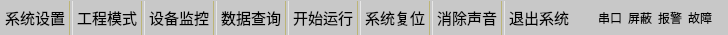
   <widget class="QWidget" name="widget_2" native="true">
    <property name="geometry">
     <rect>
      <x>0</x>
      <y>25</y>
      <width>728</width>
      <height>35</height>
     </rect>
    </property>
    <property name="styleSheet">
     <string notr="true">background-color: rgb(200, 200, 200);</string>
    </property>
    <widget class="QPushButton" name="mainuiButton">
     <property name="enabled">
      <bool>true</bool>
     </property>
     <property name="geometry">
      <rect>
       <x>144</x>
       <y>0</y>
       <width>70</width>
       <height>35</height>
      </rect>
     </property>
     <property name="sizePolicy">
      <sizepolicy hsizetype="Minimum" vsizetype="Fixed">
       <horstretch>0</horstretch>
       <verstretch>0</verstretch>
      </sizepolicy>
     </property>
     <property name="font">
      <font>
       <family>Agency FB</family>
       <pointsize>11</pointsize>
       <kerning>true</kerning>
      </font>
     </property>
     <property name="focusPolicy">
      <enum>Qt::NoFocus</enum>
     </property>
     <property name="styleSheet">
      <string notr="true">QPushButton {
border: 1px solid rgb(200, 200, 200);
border-right-color: rgb(189, 181, 119);
border-left-color: rgb(230, 230, 230);
padding: 0px;
}
QPushButton:hover{background-color:rgb(220, 220, 220);}
QPushButton:pressed {
background: qradialgradient(cx: 0.4, cy: -0.1,
fx: 0.4, fy: -0.1,
radius: 1.35, stop: 0 #fff, stop: 1 #ddd);
}
</string>
     </property>
     <property name="text">
      <string>设备监控</string>
     </property>
     <property name="icon">
      <iconset>
       <normaloff>ico/monitoring.png</normaloff>ico/monitoring.png</iconset>
     </property>
     <property name="iconSize">
      <size>
       <width>32</width>
       <height>32</height>
      </size>
     </property>
     <property name="flat">
      <bool>false</bool>
     </property>
    </widget>
    <widget class="QPushButton" name="alarmquButton">
     <property name="geometry">
      <rect>
       <x>216</x>
       <y>0</y>
       <width>70</width>
       <height>35</height>
      </rect>
     </property>
     <property name="sizePolicy">
      <sizepolicy hsizetype="Minimum" vsizetype="Fixed">
       <horstretch>0</horstretch>
       <verstretch>0</verstretch>
      </sizepolicy>
     </property>
     <property name="font">
      <font>
       <family>Agency FB</family>
       <pointsize>11</pointsize>
       <kerning>true</kerning>
      </font>
     </property>
     <property name="focusPolicy">
      <enum>Qt::NoFocus</enum>
     </property>
     <property name="styleSheet">
      <string notr="true">QPushButton {
border: 1px solid rgb(200, 200, 200);
border-right-color: rgb(189, 181, 119);
border-left-color: rgb(230, 230, 230);
padding: 0px;
}
QPushButton:hover{background-color:rgb(220, 220, 220);}
QPushButton:pressed {
background: qradialgradient(cx: 0.4, cy: -0.1,
fx: 0.4, fy: -0.1,
radius: 1.35, stop: 0 #fff, stop: 1 #ddd);
}</string>
     </property>
     <property name="text">
      <string>数据查询</string>
     </property>
     <property name="icon">
      <iconset>
       <normaloff>ico/query.png</normaloff>ico/query.png</iconset>
     </property>
     <property name="iconSize">
      <size>
       <width>32</width>
       <height>32</height>
      </size>
     </property>
    </widget>
    <widget class="QPushButton" name="exitButton">
     <property name="geometry">
      <rect>
       <x>504</x>
       <y>0</y>
       <width>70</width>
       <height>35</height>
      </rect>
     </property>
     <property name="font">
      <font>
       <family>Agency FB</family>
       <pointsize>11</pointsize>
      </font>
     </property>
     <property name="focusPolicy">
      <enum>Qt::NoFocus</enum>
     </property>
     <property name="styleSheet">
      <string notr="true">QPushButton {
border: 1px solid rgb(200, 200, 200);
border-left-color: rgb(230, 230, 230);
padding: 0px;
}
QPushButton:hover{background-color:rgb(220, 220, 220);}
QPushButton:pressed {
background: qradialgradient(cx: 0.4, cy: -0.1,
fx: 0.4, fy: -0.1,
radius: 1.35, stop: 0 #fff, stop: 1 #ddd);
}</string>
     </property>
     <property name="text">
      <string>退出系统</string>
     </property>
     <property name="icon">
      <iconset>
       <normaloff>ico/exit.png</normaloff>ico/exit.png</iconset>
     </property>
     <property name="iconSize">
      <size>
       <width>32</width>
       <height>32</height>
      </size>
     </property>
     <property name="autoRepeat">
      <bool>false</bool>
     </property>
    </widget>
    <widget class="QPushButton" name="deinfoButton">
     <property name="geometry">
      <rect>
       <x>72</x>
       <y>0</y>
       <width>70</width>
       <height>35</height>
      </rect>
     </property>
     <property name="sizePolicy">
      <sizepolicy hsizetype="Minimum" vsizetype="Fixed">
       <horstretch>0</horstretch>
       <verstretch>0</verstretch>
      </sizepolicy>
     </property>
     <property name="font">
      <font>
       <family>Agency FB</family>
       <pointsize>11</pointsize>
      </font>
     </property>
     <property name="focusPolicy">
      <enum>Qt::NoFocus</enum>
     </property>
     <property name="styleSheet">
      <string notr="true">QPushButton {
border: 1px solid rgb(200, 200, 200);
border-right-color: rgb(189, 181, 119);
border-left-color: rgb(230, 230, 230);
padding: 0px;
}
QPushButton:hover{background-color:rgb(220, 220, 220);}
QPushButton:pressed {
background: qradialgradient(cx: 0.4, cy: -0.1,
fx: 0.4, fy: -0.1,
radius: 1.35, stop: 0 #fff, stop: 1 #ddd);
}</string>
     </property>
     <property name="text">
      <string>工程模式</string>
     </property>
     <property name="icon">
      <iconset>
       <normaloff>ico/edit.png</normaloff>ico/edit.png</iconset>
     </property>
     <property name="iconSize">
      <size>
       <width>32</width>
       <height>32</height>
      </size>
     </property>
    </widget>
    <widget class="QPushButton" name="controlButton">
     <property name="geometry">
      <rect>
       <x>0</x>
       <y>0</y>
       <width>70</width>
       <height>35</height>
      </rect>
     </property>
     <property name="sizePolicy">
      <sizepolicy hsizetype="Minimum" vsizetype="Fixed">
       <horstretch>0</horstretch>
       <verstretch>0</verstretch>
      </sizepolicy>
     </property>
     <property name="font">
      <font>
       <family>Agency FB</family>
       <pointsize>11</pointsize>
      </font>
     </property>
     <property name="focusPolicy">
      <enum>Qt::NoFocus</enum>
     </property>
     <property name="styleSheet">
      <string notr="true">QPushButton {
border: 1px solid rgb(200, 200, 200);
border-right-color: rgb(189, 181, 119);
padding: 0px;
}
QPushButton:hover{background-color:rgb(220, 220, 220);}
QPushButton:pressed {
background: qradialgradient(cx: 0.4, cy: -0.1,
fx: 0.4, fy: -0.1,
radius: 1.35, stop: 0 #fff, stop: 1 #ddd);
}</string>
     </property>
     <property name="text">
      <string>系统设置</string>
     </property>
     <property name="icon">
      <iconset>
       <normaloff>ico/settings.png</normaloff>ico/settings.png</iconset>
     </property>
     <property name="iconSize">
      <size>
       <width>32</width>
       <height>32</height>
      </size>
     </property>
    </widget>
    <widget class="QToolButton" name="port_led_Button">
     <property name="geometry">
      <rect>
       <x>595</x>
       <y>0</y>
       <width>30</width>
       <height>35</height>
      </rect>
     </property>
     <property name="styleSheet">
      <string notr="true">border:0px;</string>
     </property>
     <property name="text">
      <string>串口</string>
     </property>
     <property name="icon">
      <iconset>
       <normaloff>ico/gray_led.png</normaloff>ico/gray_led.png</iconset>
     </property>
     <property name="iconSize">
      <size>
       <width>24</width>
       <height>24</height>
      </size>
     </property>
     <property name="toolButtonStyle">
      <enum>Qt::ToolButtonTextUnderIcon</enum>
     </property>
    </widget>
    <widget class="QToolButton" name="fault_led_Button">
     <property name="geometry">
      <rect>
       <x>685</x>
       <y>0</y>
       <width>30</width>
       <height>35</height>
      </rect>
     </property>
     <property name="styleSheet">
      <string notr="true">border:0px;</string>
     </property>
     <property name="text">
      <string>故障</string>
     </property>
     <property name="icon">
      <iconset>
       <normaloff>ico/gray_led.png</normaloff>ico/gray_led.png</iconset>
     </property>
     <property name="iconSize">
      <size>
       <width>24</width>
       <height>24</height>
      </size>
     </property>
     <property name="toolButtonStyle">
      <enum>Qt::ToolButtonTextUnderIcon</enum>
     </property>
    </widget>
    <widget class="QToolButton" name="alarm_led_Button">
     <property name="geometry">
      <rect>
       <x>655</x>
       <y>0</y>
       <width>30</width>
       <height>35</height>
      </rect>
     </property>
     <property name="styleSheet">
      <string notr="true">border:0px;</string>
     </property>
     <property name="text">
      <string>报警</string>
     </property>
     <property name="icon">
      <iconset>
       <normaloff>ico/gray_led.png</normaloff>ico/gray_led.png</iconset>
     </property>
     <property name="iconSize">
      <size>
       <width>24</width>
       <height>24</height>
      </size>
     </property>
     <property name="toolButtonStyle">
      <enum>Qt::ToolButtonTextUnderIcon</enum>
     </property>
    </widget>
    <widget class="QPushButton" name="startButton">
     <property name="geometry">
      <rect>
       <x>288</x>
       <y>0</y>
       <width>70</width>
       <height>35</height>
      </rect>
     </property>
     <property name="sizePolicy">
      <sizepolicy hsizetype="Minimum" vsizetype="Fixed">
       <horstretch>0</horstretch>
       <verstretch>0</verstretch>
      </sizepolicy>
     </property>
     <property name="font">
      <font>
       <family>Agency FB</family>
       <pointsize>11</pointsize>
      </font>
     </property>
     <property name="mouseTracking">
      <bool>false</bool>
     </property>
     <property name="focusPolicy">
      <enum>Qt::NoFocus</enum>
     </property>
     <property name="styleSheet">
      <string notr="true">QPushButton {
border: 1px solid rgb(200, 200, 200);
border-right-color: rgb(189, 181, 119);
border-left-color: rgb(230, 230, 230);
padding: 0px;
}
QPushButton:hover{background-color:rgb(220, 220, 220);}
QPushButton:pressed {
background: qradialgradient(cx: 0.4, cy: -0.1,
fx: 0.4, fy: -0.1,
radius: 1.35, stop: 0 #fff, stop: 1 #ddd);
}</string>
     </property>
     <property name="text">
      <string>开始运行</string>
     </property>
     <property name="icon">
      <iconset>
       <normaloff>ico/run.png</normaloff>ico/run.png</iconset>
     </property>
     <property name="iconSize">
      <size>
       <width>32</width>
       <height>32</height>
      </size>
     </property>
    </widget>
    <widget class="QPushButton" name="resetButton">
     <property name="geometry">
      <rect>
       <x>360</x>
       <y>0</y>
       <width>70</width>
       <height>35</height>
      </rect>
     </property>
     <property name="sizePolicy">
      <sizepolicy hsizetype="Minimum" vsizetype="Fixed">
       <horstretch>0</horstretch>
       <verstretch>0</verstretch>
      </sizepolicy>
     </property>
     <property name="font">
      <font>
       <family>Agency FB</family>
       <pointsize>11</pointsize>
      </font>
     </property>
     <property name="focusPolicy">
      <enum>Qt::NoFocus</enum>
     </property>
     <property name="styleSheet">
      <string notr="true">QPushButton {
border: 1px solid rgb(200, 200, 200);
border-right-color: rgb(189, 181, 119);
border-left-color: rgb(230, 230, 230);
padding: 0px;
}
QPushButton:hover{background-color:rgb(220, 220, 220);}
QPushButton:pressed {
background: qradialgradient(cx: 0.4, cy: -0.1,
fx: 0.4, fy: -0.1,
radius: 1.35, stop: 0 #fff, stop: 1 #ddd);
}</string>
     </property>
     <property name="text">
      <string>系统复位</string>
     </property>
     <property name="icon">
      <iconset>
       <normaloff>ico/reset.png</normaloff>ico/reset.png</iconset>
     </property>
     <property name="iconSize">
      <size>
       <width>32</width>
       <height>32</height>
      </size>
     </property>
    </widget>
    <widget class="QPushButton" name="bequietButton">
     <property name="geometry">
      <rect>
       <x>432</x>
       <y>0</y>
       <width>70</width>
       <height>35</height>
      </rect>
     </property>
     <property name="sizePolicy">
      <sizepolicy hsizetype="Minimum" vsizetype="Fixed">
       <horstretch>0</horstretch>
       <verstretch>0</verstretch>
      </sizepolicy>
     </property>
     <property name="font">
      <font>
       <family>Agency FB</family>
       <pointsize>11</pointsize>
      </font>
     </property>
     <property name="focusPolicy">
      <enum>Qt::NoFocus</enum>
     </property>
     <property name="styleSheet">
      <string notr="true">QPushButton {
border: 1px solid rgb(200, 200, 200);
border-right-color: rgb(189, 181, 119);
border-left-color: rgb(230, 230, 230);
padding: 0px;
}
QPushButton:hover{background-color:rgb(220, 220, 220);}
QPushButton:pressed {
background: qradialgradient(cx: 0.4, cy: -0.1,
fx: 0.4, fy: -0.1,
radius: 1.35, stop: 0 #fff, stop: 1 #ddd);
}</string>
     </property>
     <property name="text">
      <string>消除声音</string>
     </property>
     <property name="icon">
      <iconset>
       <normaloff>ico/erasure.png</normaloff>ico/erasure.png</iconset>
     </property>
     <property name="iconSize">
      <size>
       <width>32</width>
       <height>32</height>
      </size>
     </property>
    </widget>
    <widget class="QToolButton" name="shield_led_Button">
     <property name="geometry">
      <rect>
       <x>625</x>
       <y>0</y>
       <width>30</width>
       <height>35</height>
      </rect>
     </property>
     <property name="styleSheet">
      <string notr="true">border:0px;</string>
     </property>
     <property name="text">
      <string>屏蔽</string>
     </property>
     <property name="icon">
      <iconset>
       <normaloff>ico/gray_led.png</normaloff>ico/gray_led.png</iconset>
     </property>
     <property name="iconSize">
      <size>
       <width>24</width>
       <height>24</height>
      </size>
     </property>
     <property name="toolButtonStyle">
      <enum>Qt::ToolButtonTextUnderIcon</enum>
     </property>
    </widget>
   </widget>
